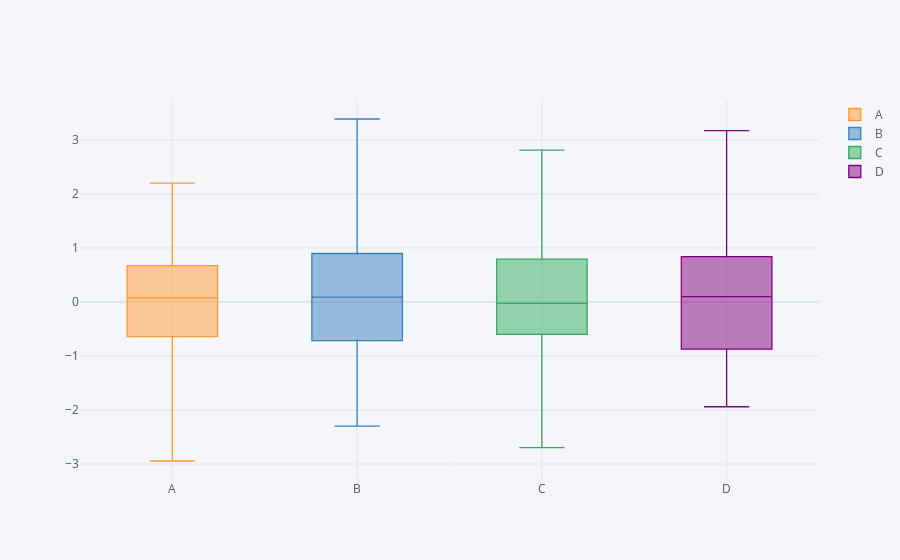

This figure's notebook cell:
### Markdown cell above
### Boxplots

### Code cell
df.iplot(kind='box')
